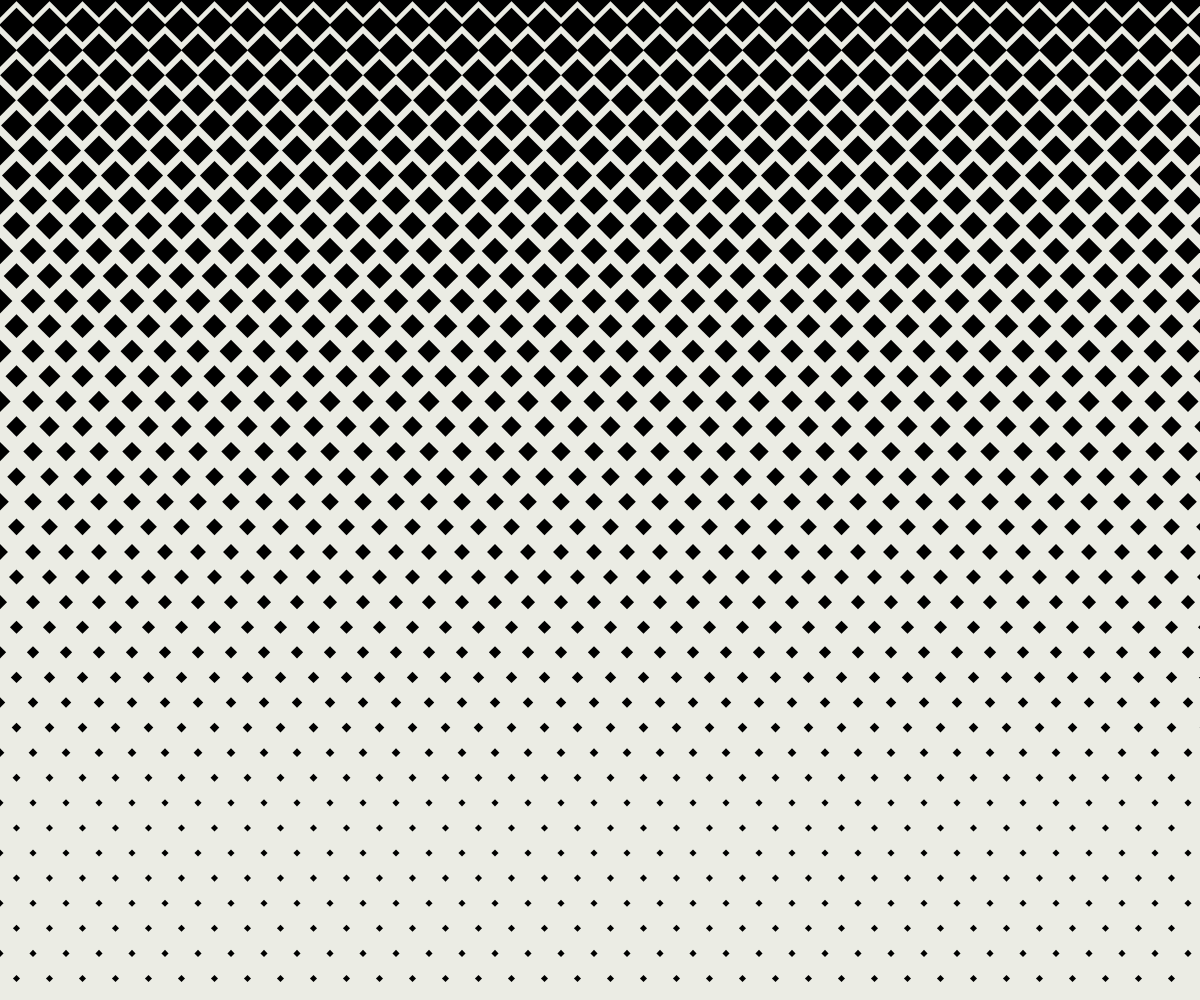
Frame 1 (no input)
Frame 2 (the mouse pressed at the canvas centre, redrawn once): identical to frame 1, image omitted

The p5.js sketch that drew this single still picture (run headless with seeded random() and noise() and a simulated clock; the mouse was pressed at the canvas centre and the sketch redrawn once):

// p5.js sketch
// ── sketch.js
let randomizeSizes = false; // Variabile per controllare se randomizzare le dimensioni o meno. al disegno iniziale parte con FALSE.

function setup() {
  createCanvas(windowWidth, windowHeight); //la grandezza dello sketch deve essere a pagina intera.
  noLoop();
}

function draw() {
  background(235, 236, 228); //sfondo con colore specifico.
  noStroke(); //le primite non avranno bordi.

  let larghezza = 25; // Larghezza base di un quadrato.
  let vGutter = 8; // Gutter tra i quadrati.
  let minSquareSize = 5; // Dimensione minima dei quadrati a fondo pagina.

  let columns = (windowWidth / (larghezza + vGutter)); // Numero di colonne, calcolata dividendo larghezza pagina / su larghezza quadrato + Gutter.
  let rows = (windowHeight / (larghezza + vGutter / 90)); // Numero di righe, calcolate dividendo altezza pagina / su larghezza quadrato = altezza quadrato + Gutter / 90 (90 è stato aggiunto per diminuire il gutter tra righe e di conseguenza aumentare il numero di righe).

  for (let r = 0; r < rows; r++) { 
    for (let i = 0; i < columns; i++) {
      let gridSize = max(larghezza * (1 - r / rows), minSquareSize); // Il calcolo ((1 - r / rows) genera un fattore che diminuisce man mano che ci si sposta verso il basso nella griglia: di conseguenza la larghezza del quadrato diminuisce progressivamente. //Con max, viene garantito che anche quando la formula larghezza * (1 - r / rows) produce un valore molto piccolo, la dimensione del quadrato sarà sempre almeno pari a minSquareSize(8).
      if (randomizeSizes) { //Se si verifica la condizione randomSizes (ovvero cliccando il tasto "R" avvinene una randomizzazzione delle dimensioni di gridSize, ovvero la larghezza del quadrato che varia nelle varie righe.
        gridSize *= random(0.5, 1); //fattore di moltiplicazione di gridSize da scala 0.5:1 a 1:1.
      }

      // Calcola l'offset in cui posizionare i quadrati con offset.
      let xOffset = (r % 2) * (larghezza + vGutter) / 2; // Offset orizzontale per righe pari (r % 2) verifica se il numero di righe è pari e gri attribuisce una determinata posizione sulle ascisse che è sfalzata di metà della larghezza del quadrato ((larghezza + vGutter) / 2).
      let yOffset = r * (larghezza + vGutter / 90); // Offset verticale per ogni riga, è /90 per diminuire la dimensione gutter e così aumentare il numero di righe.
      
      let xPos = i * (larghezza + vGutter) + xOffset; // Posizione dei quadrato sulle ascisse già calcolata con Offset delle righe pari.
      let yPos = yOffset; // Posizione y con Offset delle righe in verticale.

      push(); //inizio costruzione quadrati.
      translate(xPos, yPos); //definizione posizione quadrati, richiamando let xPos e yPos. 
      rotate(PI / 4); //rotazione di 45° dei quadrati per dare forma a diamante.
      fill(0); //colore nero diamanti
      rectMode(CENTER); //Le coordinate specificate rappresentano il centro del rettangolo, e i valori di larghezza e altezza estendono il rettangolo simmetricamente rispetto al centro.
      rect(0, 0, gridSize, gridSize); // Disegna il quadrato, le coordinate 0, 0 significa che rispetterà la sua translate dal centro del singolo quadrato.
      pop();
    }
  }
}

function windowResized() { //Funzione che permette ridimensionamento del canvas quando la finestra viene ridimensionata.
  resizeCanvas(windowWidth, windowHeight);
  redraw(); //Ridisegna il canvas dopo sul ridimensionamento.
}

// Aggiungi un event listener per la pressione di un tasto
function keyPressed() {
  if (key === 'r' || key === 'R') { // Se premi 'r'
    randomizeSizes = true; //Al click di R si cambia la condizione in true e di conseguenza randomizza le dimensioni dei cubi singolarmente.
    redraw(); //ridesegna il canvas per mostrare cambiamenti.
  }
}


// ── style.css
html, body {
  margin: 0;
  padding: 0;
}

canvas {
  display: block;
}

div {
  background: rgba(255, 255, 255, 0.3); /* Semi-transparent background */
    backdrop-filter: blur(8px); /* Blurring effect */
  position: absolute;
  bottom: 3%;
  left: 2%;
  justify-content: center;
  justify-items: center;
  align-items: center;
  align-content: center;
  width: 30%;
  height: fit-content;
  padding: 1%;
  border-radius: 10px;
  box-shadow: 1px 1px 7px grey;
}

a {
  text-decoration: none;
  color: black;
  font-family: Inter;
  font-weight: bold;
  font-size: 90%;
}

a:hover {
  color: darkgrey;
}

p {
  font-size: 70%;
  text-decoration: none;
  color: black;
  font-family: Inter;
  font-weight: bold;
}
